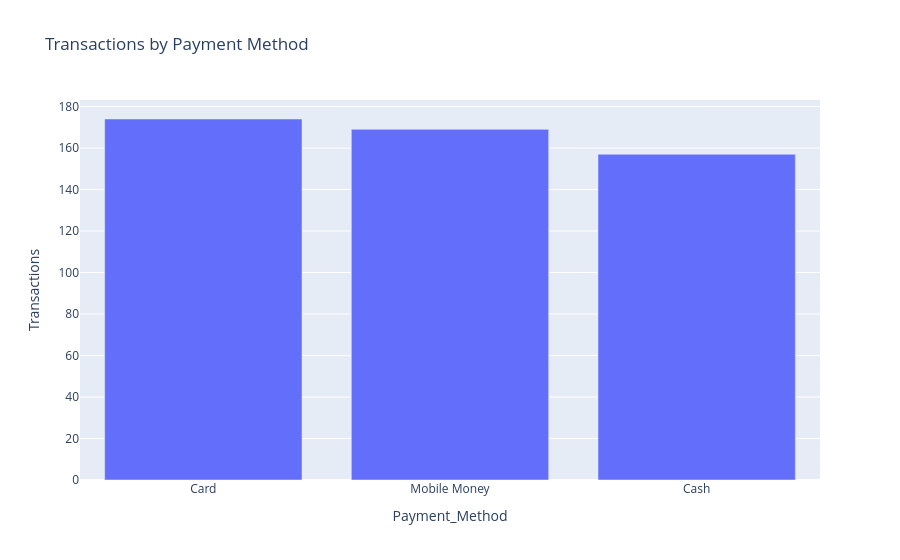

Notebook code cell kept with this figure:
### Code cell
fig = px.bar(
    payment_counts,
    x="Payment_Method",
    y="Transactions",
    title="Transactions by Payment Method"
)

fig.show()

### Figure 1 — Plotly figure (JSON) as saved in the notebook; plotly's stock layout.template omitted (floating-point values rounded to 4 significant figures)
{"data": [{"hovertemplate": "Payment_Method=%{x}<br>Transactions=%{y}<extra></extra>", "legendgroup": "", "marker": {"color": "#636efa", "pattern": {"shape": ""}}, "name": "", "orientation": "v", "showlegend": false, "textposition": "auto", "type": "bar", "x": ["Card", "Mobile Money", "Cash"], "xaxis": "x", "y": [174, 169, 157], "yaxis": "y"}], "layout": {"barmode": "relative", "legend": {"tracegroupgap": 0}, "title": {"text": "Transactions by Payment Method"}, "xaxis": {"anchor": "y", "domain": [0, 1], "title": {"text": "Payment_Method"}}, "yaxis": {"anchor": "x", "domain": [0, 1], "title": {"text": "Transactions"}}}}
